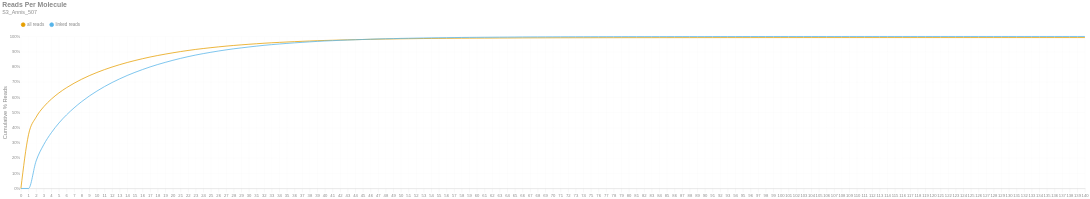

Write notebook code for a chart like this one.
### Markdown cell above
### Reads per Molecule
This chart shows the cumulative distribution of the number of reads per linked molecule. That is, how many alignments are associated with a unique molecule. This excludes the number of reads associated with invalid or absent linked-read barcodes. The `linked` histogram is the percentages recalculated when disregarding singletons.

### Code cell
if SKIPLR:
    print_html(f"Skipped")
else:
    counts = np.bincount(valids['reads'].cast(pl.Int64).to_numpy())
    weighted = counts * np.arange(len(counts))
    all_perc = weighted / n_reads
    linked_perc = weighted / n_linked_reads
    linked_perc[1] = 0
    binned_df = pl.DataFrame({
        'readsper': list(range(len(counts))),
        'all reads (cumsum)': np.cumsum(all_perc).tolist(),
        'linked reads (cumsum)': np.cumsum(linked_perc).tolist(),
    })

    with SafeRender(binned_df):
        (
            density_plot(binned_df, 'Reads Per Molecule', samplename, 'readspmol')
            .encode(
                x=alt.X('readsper:O', title=None).axis(labelAngle=0).scale(padding=0),
                y=alt.Y('value:Q', title='Cumulative % Reads').axis(format='%').stack(False),
                color=alt.Color("key:N").scale(domain=["all reads", "linked reads"]),
                tooltip=[
                    alt.Tooltip("key:N", title="Data Type"),
                    alt.Tooltip("readsper:O", title="Reads Per Molecule"),
                    alt.Tooltip("value:Q", format=".2%", title="% Reads (Cum.)")
                ]            
            )
        ).display()

### Figure 1 — Vega-Lite specification as saved in the notebook (floating-point values rounded to 4 significant figures; data arrays with more than 128 entries replaced by an {"elided": "..."} marker saying what was removed)
{"width": "container", "height": 400, "config": {"title": {"anchor": "start", "dy": -15, "fontSize": 18, "color": "#888888", "subtitleColor": "#888888", "subtitleFontSize": 14}, "arc": {"fill": "#0072B2"}, "axis": {"domainColor": "#888888", "domainWidth": 0.5, "gridWidth": 0.2, "grid": false, "titleFontWeight": 400, "titleFontSize": 15, "labelFontSize": 11, "labelColor": "#888888", "tickColor": "#888888", "tickWidth": 0.2, "titleColor": "#888888"}, "axisBand": {"grid": false}, "axisX": {"grid": true, "tickSize": 10, "domainCap": "round"}, "axisY": {"domain": false, "grid": true, "tickSize": 0, "domainCap": "round"}, "background": "transparent", "header": {"labelFontSize": 15, "labelColor": "#888888", "titleFontSize": 15, "titleFontWeight": 600, "titleColor": "#888888"}, "legend": {"labelFont": "sans-serif", "labelFontSize": 12, "labelColor": "#888888", "symbolSize": 100, "symbolType": "circle", "titleFontSize": 12, "titlePadding": 10, "titleColor": "#888888", "title": null, "orient": "top"}, "range": {"category": ["#E69F00", "#56B4E9", "#009E73", "#F0E442", "#0072B2", "#D55E00", "#CC79A7", "#000000"], "diverging": ["#cfe8f3", "#a2d4ec", "#73bfe2", "#46abdb", "#1696d2", "#12719e"]}, "area": {"fill": "#0072B2", "fillOpacity": 0.7, "line": true, "strokeOpacity": 0.7}, "line": {"color": "#0072B2", "stroke": "#0072B2", "strokeWidth": 2}, "trail": {"color": "#0072B2", "stroke": "#0072B2", "strokeWidth": 0, "size": 1}, "point": {"filled": true, "fillOpacity": 1.0, "size": 95}, "text": {"color": "#888888", "fontSize": 11, "align": "right", "fontWeight": 400, "size": 11}, "bar": {"fill": "#0072B2", "stroke": null}, "view": {"stroke": null, "continuousWidth": 660, "continuousHeight": 400}}, "data": {"name": "data-2b6d417bfb331141bdd4fc3ed1619145"}, "mark": {"type": "line", "interpolate": "monotone", "point": {"opacity": 0, "size": 275}}, "encoding": {"color": {"field": "key", "scale": {"domain": ["all reads", "linked reads"]}, "type": "nominal"}, "tooltip": [{"field": "key", "title": "Data Type", "type": "nominal"}, {"field": "readsper", "title": "Reads Per Molecule", "type": "ordinal"}, {"field": "value", "format": ".2%", "title": "% Reads (Cum.)", "type": "quantitative"}], "x": {"axis": {"labelAngle": 0}, "field": "readsper", "scale": {"padding": 0}, "title": null, "type": "ordinal"}, "y": {"axis": {"format": "%"}, "field": "value", "stack": false, "title": "Cumulative % Reads", "type": "quantitative"}}, "params": [{"name": "param_c36ac31b6afebe62", "select": {"type": "point", "fields": ["key"]}, "bind": "legend"}], "title": {"text": "Reads Per Molecule", "subtitle": "S3_Annis_507"}, "transform": [{"fold": ["all reads (cumsum)", "linked reads (cumsum)"]}, {"calculate": "replace(datum.key, ' (cumsum)', '')", "as": "key"}, {"filter": {"param": "param_c36ac31b6afebe62"}}], "usermeta": {"embedOptions": {"downloadFileName": "S3_Annis_507.readspmol"}}, "$schema": "https://vega.github.io/schema/vega-lite/v6.1.0.json", "datasets": {"data-2b6d417bfb331141bdd4fc3ed1619145": {"elided": "141 records"}}}
